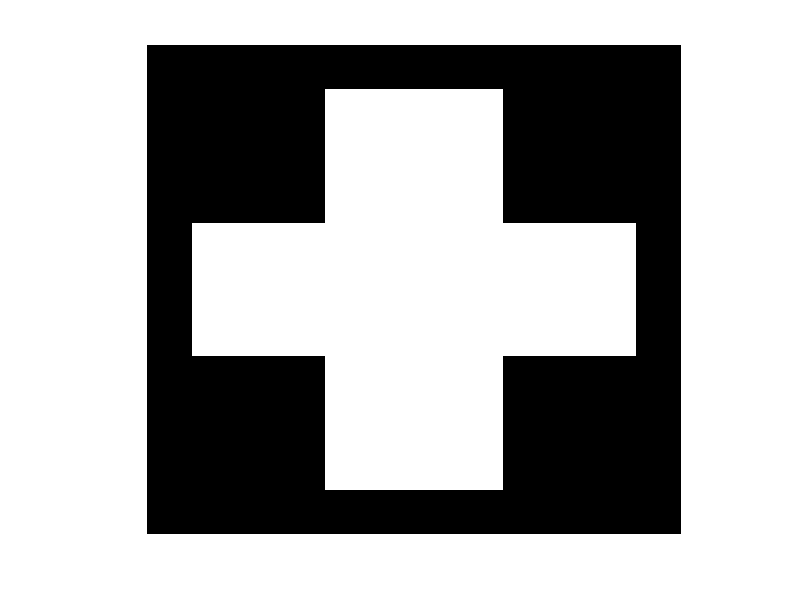
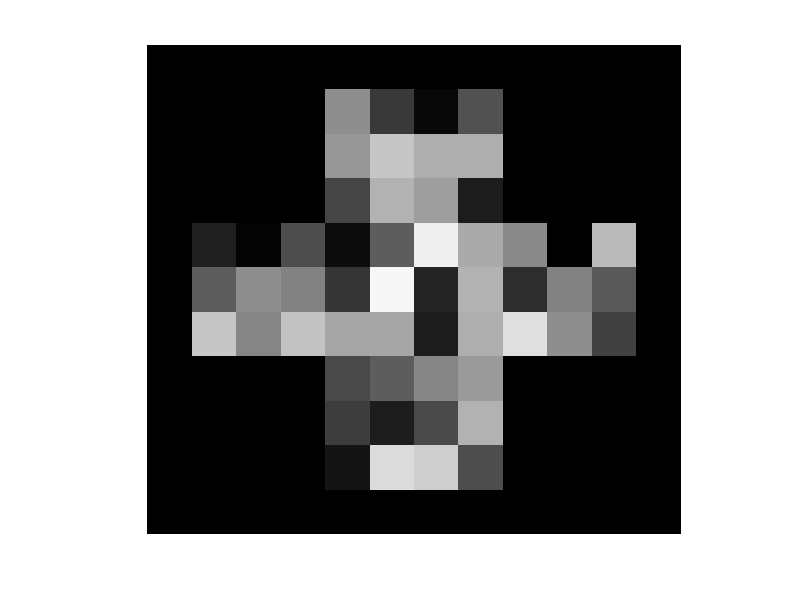

MATLAB code to generate these figures, in order:
%GENERACION DE UNA IMAGEN 2X2
%4 pixeles binaria
MA=[0,0,0,0,0,0,0,0,0,0,0,0;
    0,0,0,0,1,1,1,1,0,0,0,0;
    0,0,0,0,1,1,1,1,0,0,0,0;
    0,0,0,0,1,1,1,1,0,0,0,0;
    0,1,1,1,1,1,1,1,1,1,1,0;
    0,1,1,1,1,1,1,1,1,1,1,0;
    0,1,1,1,1,1,1,1,1,1,1,0;
    0,0,0,0,1,1,1,1,0,0,0,0;
    0,0,0,0,1,1,1,1,0,0,0,0;
    0,0,0,0,1,1,1,1,0,0,0,0;
    0,0,0,0,0,0,0,0,0,0,0,0];
%filas=alto columnas=ancho
%mostrar imagen
imshow(MA)
%1=blanco 0=negro
Dim=size(MA);
Columnas=Dim(1);
Filas=Dim(2);
%pixel por cada pixel
for i=1:Columnas
    for j=1:Filas
        Grises(i,j)=MA(i,j)*rand;
    end
end
figure 
imshow(Grises)
    